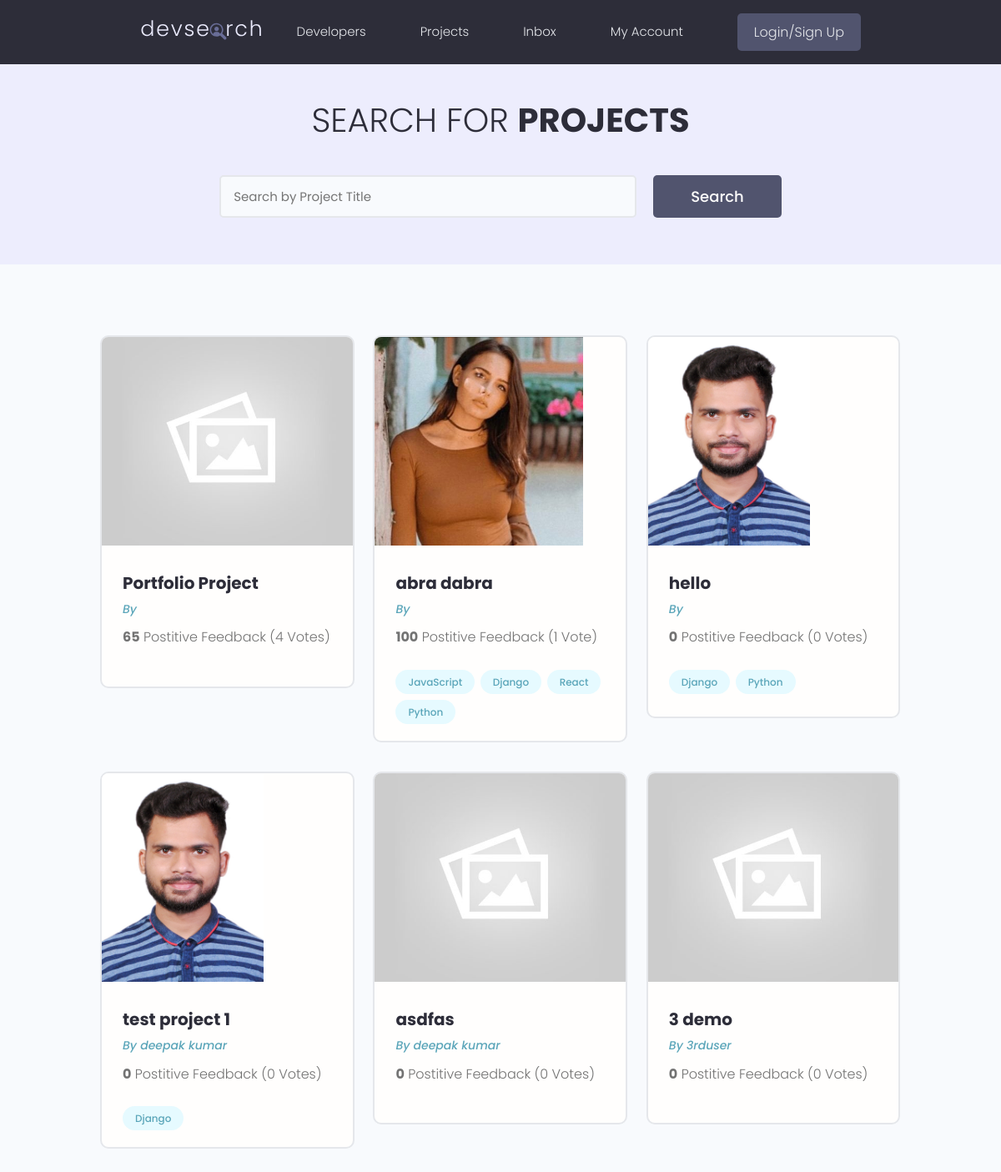
/projects/, run on the app's committed database.
### projects/models.py (models this page shows, shortened)
class Project(models.Model):
    owner = models.ForeignKey(Profile, null=True, blank=True, on_delete=models.SET_NULL)
    title = models.CharField(max_length=200)
    description = models.TextField(null=True, blank=True)#blank=True for Django allows to submit a blank
    featured_image = models.ImageField(null=True, blank=True, default="default.jpg")
    demo_link = models.CharField(max_length=2000, null=True, blank=True)
    tags = models.ManyToManyField('Tag', blank=True)
    vote_total = models.IntegerField(default=0, null=True, blank=True)
    vote_ratio = models.IntegerField(default=0, null=True, blank=True)
    source_link = models.CharField(max_length=2000, null=True, blank=True)
    created = models.DateTimeField(auto_now_add=True)
    id = models.UUIDField(default=uuid.uuid4, unique=True, primary_key=True, editable=False)

class Tag(models.Model):
    name = models.CharField(max_length=200)
    created = models.DateTimeField(auto_now_add=True)
    id = models.UUIDField(default=uuid.uuid4, unique=True, primary_key=True, editable=False)
    def __str__(self):
        return self.name

### users/models.py (models this page shows, shortened)
class Profile(models.Model):
    user = models.OneToOneField(User, on_delete=models.CASCADE,null=True, blank=True)
    name = models.CharField(max_length=200, blank=True, null=True)
    email = models.EmailField(max_length=500, blank=True, null=True)
    username = models.CharField(max_length=200, blank=True, null=True)
    location = models.CharField(max_length=200, blank=True, null=True)
    short_intro = models.CharField(max_length=200, blank=True, null=True)
    bio = models.TextField(blank=True, null=True)
    profile_image = models.ImageField(null=True, blank=True, upload_to='profiles/', default="profiles/user-default.png")
    social_github = models.CharField(max_length=200, blank=True, null=True)
    social_twitter = models.CharField(max_length=200, blank=True, null=True)
    social_linkedin = models.CharField(max_length=200, blank=True, null=True)
    social_youtube = models.CharField(max_length=200, blank=True, null=True)
    social_website = models.CharField(max_length=200, blank=True, null=True)
    created = models.DateTimeField(auto_now_add=True)
    id = models.UUIDField(default=uuid.uuid4, unique=True, primary_key=True, editable=False)

### projects/views.py (the view)
# urls.py: path('projects/', include('projects.urls')),
def projects(requests):
    projects = Project.objects.all()
    context = {'projects':projects}
    return render(requests, 'projects/projects.html', context)

### projects/templates/projects/projects.html (shortened to what this page needs)
{% extends 'main.html' %}
{% block content %}
<main class="projects">
    <section class="hero-section text-center">
        <div class="container container--narrow">
            <div class="hero-section__box">
                <h2>Search for <span>Projects</span></h2>
            </div>
            <div class="hero-section__search">
                <form class="form" action="#" method="get">
                    <div class="form__field">
                        <input class="input input--text" id="formInput#search" type="text" name="text"
                        placeholder="Search by Project Title" />
                    </div>
                    <input class="btn btn--sub btn--lg" type="submit" value="Search" />
                </form>
            </div>
        </div>
    </section>
    <section class="projectsList">
        <div class="container">
            <div class="grid grid--three">
                {% for project in projects %}
                <div class="column">
                    <div class="card project">
                        <a href="{% url 'project' project.id %}" class="project">
                            <img class="project__thumbnail" src="{{ project.featured_image.url }}" alt="project thumbnail" />
                            <div class="card__body">
                                <h3 class="project__title">{{project.title}}</h3>
                                <p><a class="project__author" href="">By {{project.owner.name}}</a></p>
                                <p class="project--rating">
                                    <span style="font-weight: bold;">{{project.vote_ratio}}</span> Postitive Feedback ({{project.vote_total}} Vote{{project.vote_total|pluralize:"s"}})</p>
                                    <div class="project__tags">
                                        {% for tag in project.tags.all %}
                                        <span class="tag tag--pill tag--main">
                                            <small>{{tag}}</small>
                                        </span>
                                        {% endfor %}
                                    </div>
                                </div>
                            </a>
                        </div>
                    </div>
                    {% endfor %}
                </div>
            </div>
        </section>
    </main>
    {% endblock content %}

### static/styles/app.css (style rules this page uses)
:root { --color-sub: #2d2d39; }
.btn--sub { background-color: var(--color-sub-light); }
.card { border: 2px solid var(--color-light); }
img { width: 100%; }
.hero-section { height: 40vh; display: flex; align-items: center; background-color: var(--color-sub); }
.hero-section__box { margin-bottom: 4rem; }
.hero-section__box > h2, .hero-section__box > h2 > span { font-size: 4rem; color: var(--color-light); line-height: 1.3; text-transform: uppercase; }
.hero-section__box > h2 { font-weight: 300; }
.hero-section__box > h2 > span { font-weight: 700; }
.hero-section__search > .form { display: flex; align-items: center; justify-content: center; gap: 2rem; }
.hero-section__search > .form input.input--text { width: 50rem; }
.project__author { font-size: 1.4rem; font-style: italic; }
.project--rating { margin-bottom: 1.6em; margin-top: .5em; }
.projects > .hero-section { background: var(--color-sub-lighter); height: 30vh; }
.projects .hero-section__box { margin-bottom: 2.5rem; }
.projects .hero-section__box > h2 { color: var(--color-sub); }
.projects .hero-section__box > h2 > span { font-weight: 700; color: var(--color-sub); }
.projectsList { margin-top: 8rem; }
.project__thumbnail { height: 25rem; object-fit: cover; object-position: top center; }
.project__title { font-size: 2rem; font-weight: 700; color: var(--color-sub); }

### static/uikit/styles/modules/_variables.css (style rules this page uses)
:root { --color-main: #5aa5b9; --color-main-light: #e6faff; --color-sub: #3f4156; --color-sub-light: #51546e; --color-sub-lighter: #ededfd; --color-text: #737373; --color-gray: #8b8b8b; --color-light: #e5e7eb; --color-light-gray: #767676; --color-bg: #f8fafd; --color-white: #fffefd; --color-white-light: #f3f3f3; --color-success: #359e64; --color-success-bg: #def8e8; --color-error: #fc4b0b; --color-error-bg: #fff2ee; --font-base: 'Poppins', arial, helvetica, 'Segoe UI', roboto, ubuntu, sans-serif; --font-monospace: 'Fira Code', 'Courier New', courier, monospace; --font-regular: 300; --font-medium: 500; --font-bold: 700; --generic-shadow: 1px 1px 5px #00000010; --generic-transition: all 0.3s ease-in-out; }

### static/uikit/styles/modules/_base.css (style rules this page uses)
* { margin: 0; padding: 0; box-sizing: border-box; text-rendering: optimizeLegibility; color: inherit; font-size: inherit; }
html { font-size: 50%; }
@media only screen and (min-width: 480px) { html { font-size: 56.25%; } }
@media only screen and (min-width: 1200px) { html { font-size: 62.5%; } }
body { line-height: 1.6; font-weight: 400; font-size: 1.5rem; color: var(--color-text); background-color: var(--color-bg); min-height: 100vh; }

### static/uikit/styles/modules/_typography.css (style rules this page uses)
* { font-family: var(--font-base); }
h2 { font-size: 3.6rem; font-weight: var(--font-bold); }
h3 { font-size: 3.2rem; font-weight: var(--font-medium); }
p, span, strong { font-size: 1.6rem; color: var(--color-text); font-weight: var(--font-regular); }
a { padding-bottom: 2px; text-decoration: none; display: inline-block; color: var(--color-main); font-weight: var(--font-medium); }

### static/uikit/styles/modules/_utilities.css (style rules this page uses)
.container { width: 92%; max-width: 165rem; margin: 0 auto; box-sizing: border-box; }
.container--narrow { width: 92%; max-width: 120rem; }
@media screen and (min-width: 1000px) { .container { width: 90%; } }
@media screen and (min-width: 1000px) { .container--narrow { width: 85%; } }
@media screen and (min-width: 1200px) { .container { width: 80%; } }
@media screen and (min-width: 1200px) { .container--narrow { width: 72%; } }
.text-center { text-align: center; }

### static/uikit/styles/modules/_button.css (style rules this page uses)
.btn { display: inline-block; position: relative; cursor: pointer; background-color: var(--color-light); font-weight: var(--font-medium); color: var(--color-sub); text-decoration: none; padding: 1rem 2rem; border-radius: 0.5rem; border: none; width: -webkit-fit-content; width: -moz-fit-content; width: fit-content; height: -webkit-fit-content; height: -moz-fit-content; height: fit-content; font-size: 1.6rem; outline-width: 0; outline-color: transparent; -webkit-backface-visibility: hidden; backface-visibility: hidden; transition: all 0.3s ease-in-out; }
.btn--sub { background-color: var(--color-sub); color: var(--color-white); }
.btn--lg { font-size: 1.8rem; padding: 1.2rem 4.5rem; }

### static/uikit/styles/modules/_card.css (style rules this page uses)
.card { border-radius: 1rem; background-color: var(--color-white); border: 1.5px solid var(--color-light); width: auto; height: auto; margin-top: 0.5rem; margin-bottom: 0.5rem; overflow: hidden; }
.card__body, .card__header { padding: 2rem 2.5rem; }

### data on the page
Project: featured_image (placeholder picture), title "Portfolio Project", vote_ratio "65", vote_total "4"
Project: featured_image (picture), title "abra dabra", vote_ratio "100", vote_total "1"
Tag: name "JavaScript"
Tag: name "Django"
Tag: name "React"
Tag: name "Python"
Project: featured_image (picture), title "hello", vote_ratio "0", vote_total "0"
Project: featured_image (picture), title "test project 1", owner.name "deepak kumar", vote_ratio "0", vote_total "0"
Project: featured_image (placeholder picture), title "asdfas", owner.name "deepak kumar", vote_ratio "0", vote_total "0"
Project: featured_image (placeholder picture), title "3 demo", owner.name "3rduser", vote_ratio "0", vote_total "0"
